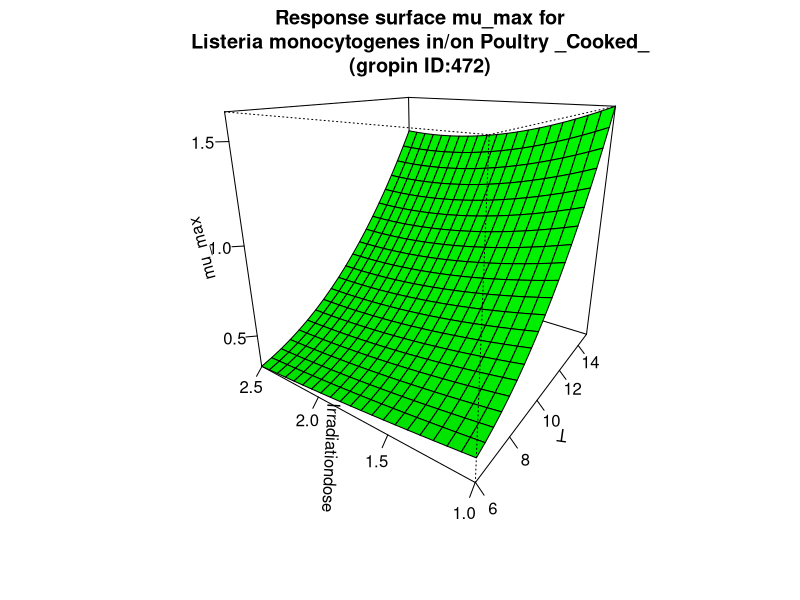

Write the R code that produced this figure.
#############################
# start of Parameter script
#############################
T <- seq(5.99400599400599,15.015,length.out=21)
Irradiationdose <- seq(0.999000999000999,2.5025,length.out=21)
#############################
# end of Parameter script
#############################
############################# 
# start of Model script Gropin ID 472 
#############################
 
# constant coefficients for this model
 
variables <- data.frame(T,Irradiationdose)
argumentsPar <- expand.grid(variables)
 
# heart of the model
response_surface <- function(T,Irradiationdose) {
   mumax <-0.42-0.036*T+0.18*Irradiationdose+0.01*(T^2)-0.065*(Irradiationdose^2)-0.054*T*Irradiationdose+0.014*T*(Irradiationdose^2)-0.000088*Irradiationdose*(T^2)

return(mumax=mumax)
} 

# output parameters
mumax <- cbind(argumentsPar,response_surface(argumentsPar['T'],argumentsPar['Irradiationdose']))
colnames(mumax) <- c(colnames(argumentsPar),'mumax')
#############################
# End of Model script
#############################
############################# 
# start of Visualisation script Gropin ID 472 
#############################
persp(T,Irradiationdose,matrix(unlist(mumax$mumax),nrow=21),col = 'green',xlab='T',ylab='Irradiationdose',zlab='mu_max',main='Response surface mu_max for
Listeria monocytogenes in/on Poultry _Cooked_
(gropin ID:472)',theta=305,phi=20,shade=0.25,ticktype = 'detailed')
#############################
# End of Visualisation script
#############################
